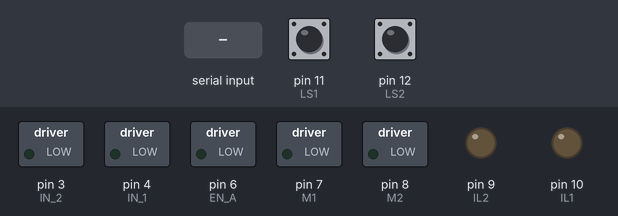
A sketch run on a simulated Arduino Uno, built with avr-gcc and run on an emulated ATmega328P. Shown: switched loads named in the sketch (green lamp = pin HIGH), output pins drawn as LEDs (lit = HIGH). The inputs (shaded band) are chosen by the test bench; at power-on: pin 11 (LS1) HIGH, pin 12 (LS2) HIGH. What the sketch prints to the serial monitor is not drawn.

Above: at 1.2 s.
1.3 s: "<open>" received over Serial
At 2.1 s:
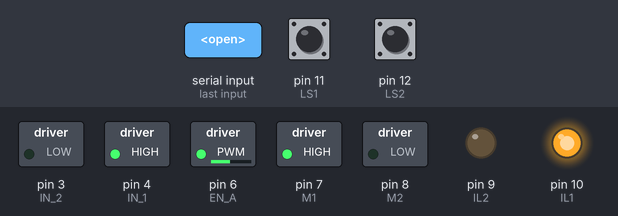
2.8 s: pin 11 (LS1) pulled LOW for 0.15 s
At 4.0 s:
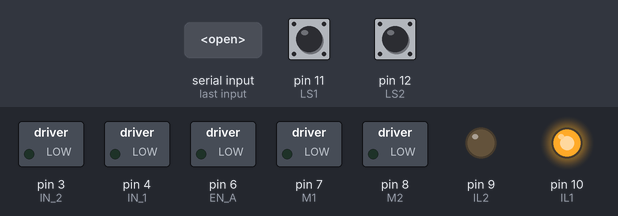
4.4 s: "<close>" received over Serial
At 5.6 s:
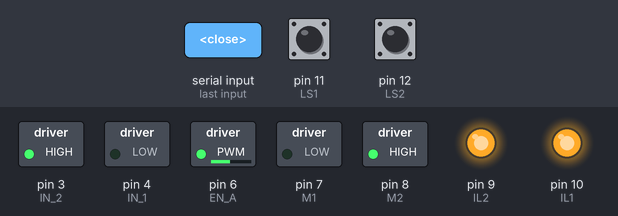
5.9 s: pin 12 (LS2) pulled LOW for 0.15 s
At 6.6 s:
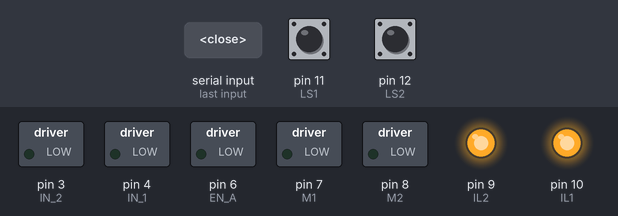
7.5 s: "<open>" received over Serial
At 8.0 s:
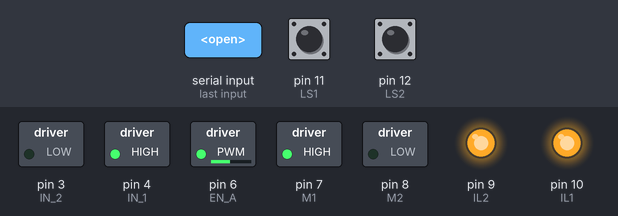
9.0 s: pin 11 (LS1) pulled LOW for 1 s
At 10.2 s:
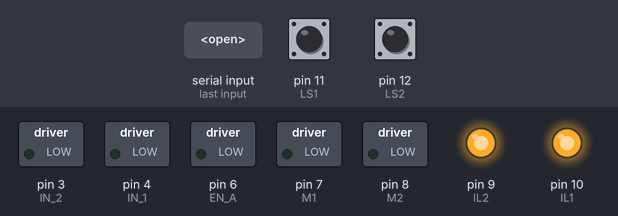
Timing chart, 0 to 12.0 s (numbered marks = the images above; inputs shaded):
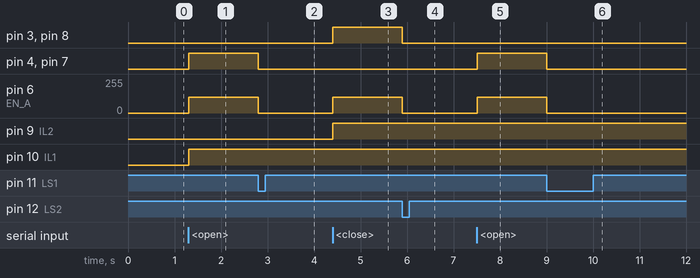

The sketch:

Source_Code.ino
```cpp
String state;
char c = 0;
int LS1 = 11;//limit switch
int LS2 = 12;// limit switch
int M1 = 7;// tes poin
int M2 = 8;// tes poin
int IL1 = 10;// led indicator1
int IL2= 9;// led indicator2
int IN_1 = 4;
int IN_2 = 3;
int EN_A = 6;
boolean LSState = 0;//nilai awal limit sw
String cmd=""; // data serial dikirim satu persatu maka harus dikumpulkan dalam bentuk "string"
bool sread = false;//membersihkan data pembacaan serial

void setup() {
  Serial.begin(9600);
  while (!Serial) {}//menyiapkan serial
  Serial.println("Goodnight moon!");// serial siap

  pinMode (LS1, INPUT_PULLUP);
  pinMode (LS2, INPUT_PULLUP);
  pinMode (IN_1, OUTPUT);
  pinMode (IN_2, OUTPUT);
  pinMode (EN_A, OUTPUT);
  pinMode (IL1, OUTPUT);
  pinMode (IL2, OUTPUT);
  pinMode (M1, OUTPUT);
  pinMode (M2, OUTPUT);
}

void loop() {
  if(Serial.available()>0){ // saat data serial tersedia
    char c = Serial.read();// serial read akan membaca data yang dikirim per karakter
    switch(c){
      case '<' : cmd = ""; break;// saat "<" dikirim cmd/perintah di kosongkan
      case '>' : sread = true; break; // saat ">" diterima. data serial bernilai benar
      default  : cmd += c;
      }
    }

  if(sread){//jika data serial bernilai true maka ;
    control();//masuk ke void control
    sread=false; //setelah void control selesai di eksekusi data serial yg tadi sudah di proses tidak berlaku lagi dan kembali ke awal void loop
    }
}


void control(){
    bool keys = true; // mengunci kondisi atau perintah
    while(keys){//saat "kunci" lakukan ini
        LSState = digitalRead (LS1) && digitalRead (LS2); //keadaan limit sw
        if(LSState == LOW){berhenti();cmd="";keys = false;}//jika limit sw ditekan maka motor berhenti, perintah dikosongkan dan kunci dibuka(siap menerima data baru)
        if (cmd == "open"){buka();}//perintah yg mungkin terjadi
        else if (cmd == "close") {tutup();} //perintah yg mungkin terjadi
        }

    Serial.print(cmd);//serial menampilkan dan memroses perintah baru
  }

void berhenti(){//motor berhenti
analogWrite (EN_A,0);
digitalWrite(IN_1,LOW);
digitalWrite (IN_2,LOW);
digitalWrite (M1, LOW);
digitalWrite (M2, LOW);
digitalWrite(13, LOW);
}

void tutup(){//tutup gerbang
analogWrite (EN_A,120);
digitalWrite(IN_1,LOW);
digitalWrite (IN_2,HIGH);
digitalWrite (M1, LOW);// tes poin untuk motor 1
digitalWrite (M2, HIGH);// tes poin motor 2
digitalWrite (IL2, HIGH);// led 2 nyala pintu tertutup
}

void buka(){//buka gerbang
analogWrite (EN_A,120);
digitalWrite(IN_1,HIGH);
digitalWrite (IN_2,LOW);
digitalWrite (M1, HIGH);
digitalWrite (M2, LOW);
digitalWrite (IL1, HIGH);//led 1 nyala pintu terbuka
}
```

Measured:
- after the input at 1.3 s, pin 4 (IN_1), pin 7 (M1), pin 10 (IL1): LOW → HIGH at once; pin 6 (EN_A): 0/255 → 120/255 at once
- after the input at 2.8 s, pin 4 (IN_1), pin 7 (M1): HIGH → LOW at once; pin 6 (EN_A): 120/255 → 0/255 at once
- after the input at 4.4 s, pin 3 (IN_2), pin 8 (M2), pin 9 (IL2): LOW → HIGH at once; pin 6 (EN_A): 0/255 → 120/255 at once
- after the input at 5.9 s, pin 3 (IN_2), pin 8 (M2): HIGH → LOW at once; pin 6 (EN_A): 120/255 → 0/255 at once
- after the input at 7.5 s, pin 4 (IN_1), pin 7 (M1): LOW → HIGH at once; pin 6 (EN_A): 0/255 → 120/255 at once
- after the input at 9.0 s, pin 4 (IN_1), pin 7 (M1): HIGH → LOW at once; pin 6 (EN_A): 120/255 → 0/255 at once
